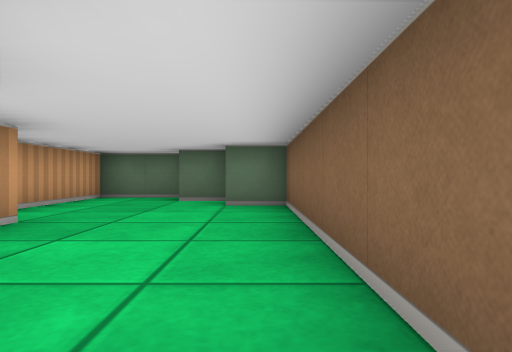
[1] (above)

13 first-person views from a walk through a cub3D ray-caster map. The camera is about half as high as the walls, looks level and sees 75° across. The floor is counted in squares. Each view is taken from the middle of a square. On the plan, view 1 faces up. The plan holds only what a view shows up to about 9 squares ahead; the rest is blank.

[2]
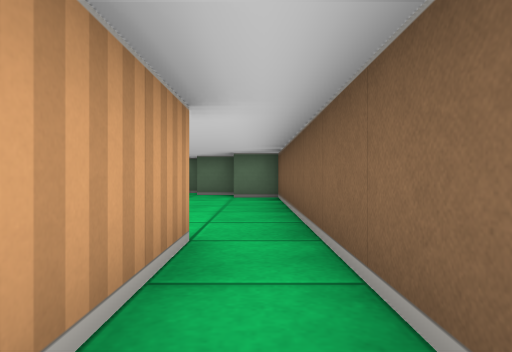

[3]
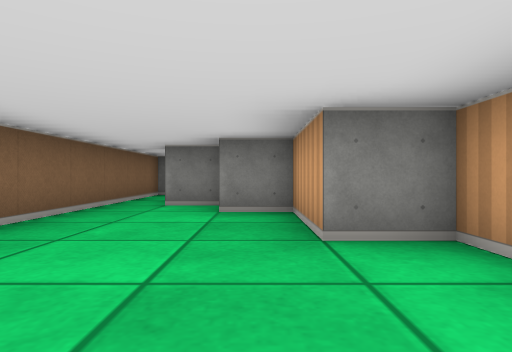

[4]
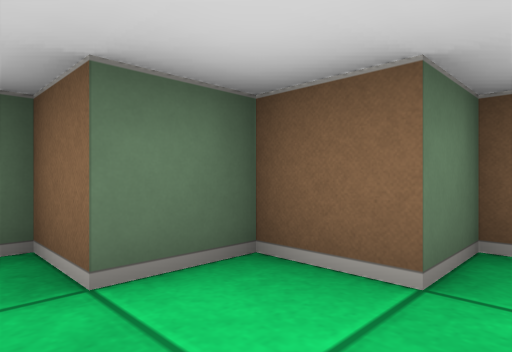

[5]
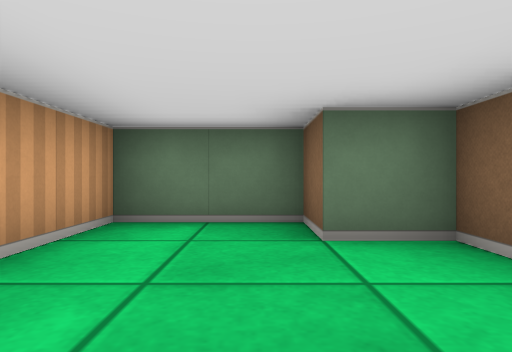

[6]
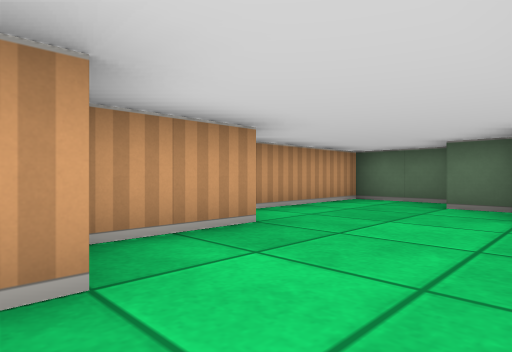

[7]
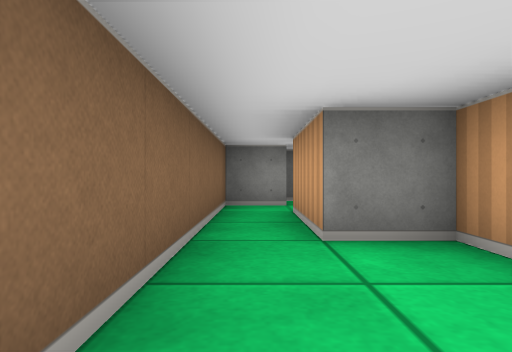

[8]
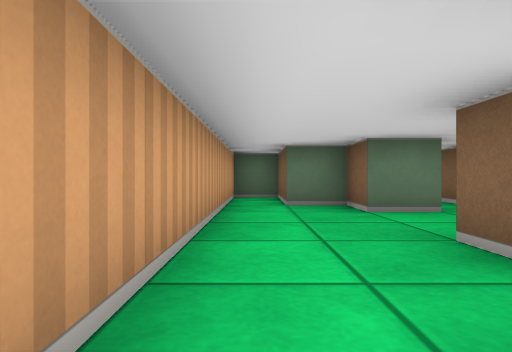

[9]
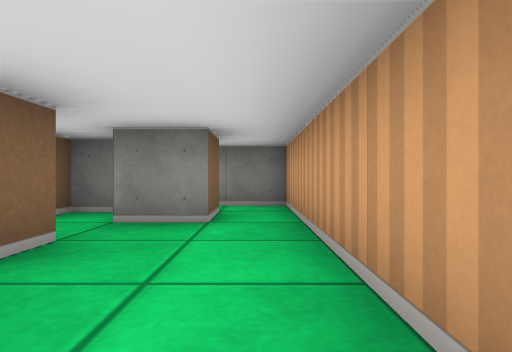

[10]
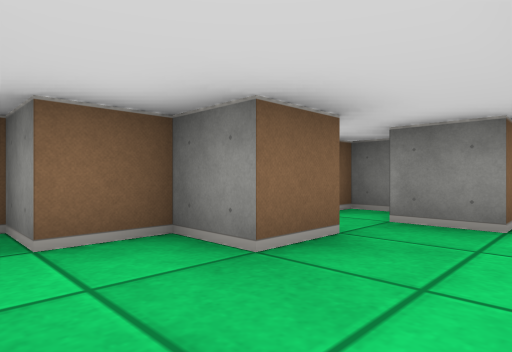

[11]
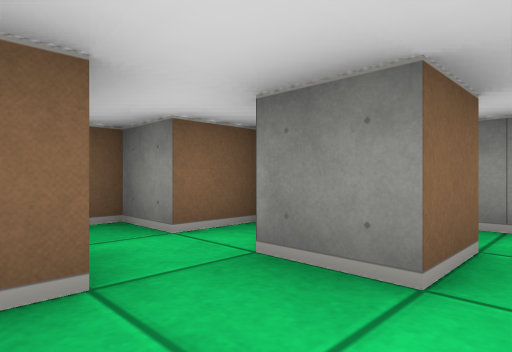

[12]
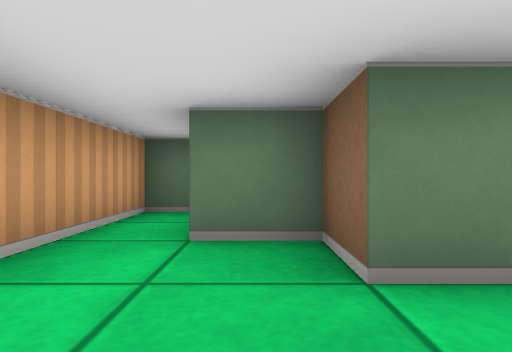

[13]
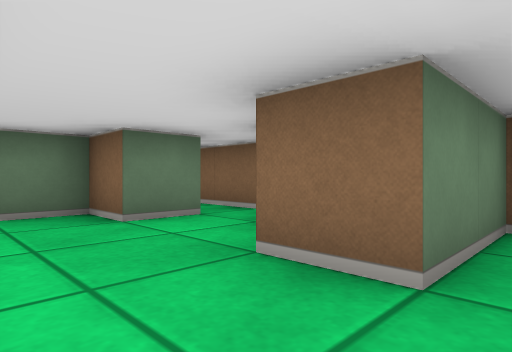

### Floor plan
Ten units are one square. View 1 is at (0, 0); x grows to the right and y downward. Boxes are objects, and circles mark ways between rooms. Rooms are numbered by the first view taken in them; rooms with no view inside come last. Other rooms are left out.
<svg viewBox="-40 -80 50 160">
<path fill="none" stroke="#000" d="M-5 25 5 25 5 -55 -5 -55 -5 -65 -15 -65 -15 -75 -35 -75 -35 -35 -25 -35 -25 -15 -15 -15 -15 -5 -5 -5 -5 15M-5 15 -15 15 -15 5 -25 5 -25 -15 -35 -15 -35 75 -22 75M-5 55 5 55 5 45 -15 45 -15 35 -5 35 -5 25M-25 65 -25 55 -15 55M-11 65 -5 65"/>
<circle cx="-10" cy="20" r="3" fill="#2a7"/>
<text x="-10" y="-30">1</text>
<text x="-20" y="30">2</text>
</svg>
Room 1 opens to room 2.

Where each view was taken, in squares from view 1:
view 1: 0 up, 0 right, facing up
view 2: 2 down, 0 right, facing up
view 3: 6 up, 2 left, facing down
view 4: 5 up, 2 left, facing up-right
view 5: 4 up, 2 left, facing up
view 6: 1 up, 0 right, facing up-left
view 7: 3 up, 0 right, facing down
view 8: 6 down, 3 left, facing up
view 9: 2 down, 3 left, facing down
view 10: 2 down, 3 left, facing down-right
view 11: 4 down, 3 left, facing down-right
view 12: 3 down, 2 left, facing up
view 13: 5 down, 3 left, facing up-right
